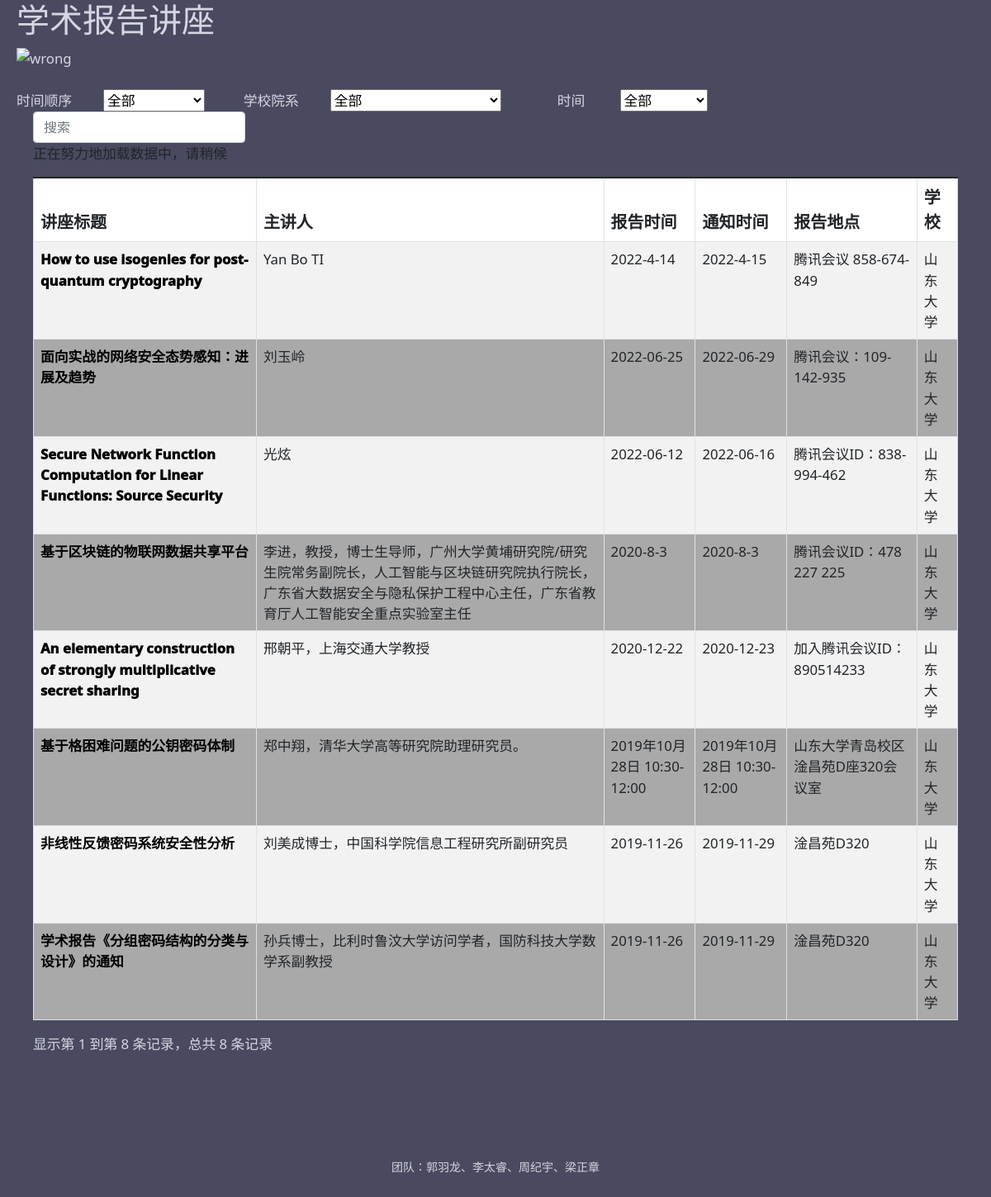
The app's page /sd with its own data.
### tables this page shows
CREATE TABLE inf(university text,link text PRIMARY KEY,title text,time text,speaker text,place text, rel_time text);

### app.py (the view)
@app.route('/sd')
def website1_5():  # put application's code here
    sql = '''select *
         from inf
        where inf.university == "ɽ����ѧ"
        order by time desc
        '''
    datalist = use_db(sql)
    return render_template("school5.html", reports=datalist)

### app.py (called while the page is built)
def use_db(sql_order):
    conn = sqlite3.connect('lecture.db')
    datalist = []
    cur = conn.cursor()
    cur.execute(sql_order)
    results = cur.fetchall()
    for row in results:
        datalist.append(row)
    conn.commit()
    conn.close()
    return datalist

### templates/school5.html (shortened to what this page needs)
<!DOCTYPE html>
<html lang="en">
<head>
    <link rel="stylesheet" href="/static/css/style.css">
    <link rel="stylesheet" href="/static/css">
    <link href="https://cdn.jsdelivr.net/npm/bootstrap@5.1.3/dist/css/bootstrap.min.css" rel="stylesheet"
>
    <link rel="stylesheet" href="https://cdn.jsdelivr.net/npm/bootstrap-icons@1.7.2/font/bootstrap-icons.css">
    <link rel="stylesheet" href="https://unpkg.com/bootstrap-table@1.20.2/dist/bootstrap-table.min.css">
    <link rel="stylesheet" href="/static/src/jquery.page.css">
</head>
<body style="margin-left: 20px; margin-right: 20px; ">
<h1 class="content">学术报告讲座</h1>
<div>
    <img
            src="https://www.cs.tsinghua.edu.cn/images/list-banner.png"
            height="120px"
            width="1350"
    alt="wrong"
    />
</div>
<br/>
<span class="kg">时间顺序</span
>&emsp; &emsp;<label>
    <select onchange="window.open(this.options[this.selectedIndex].value)">
        <option value="/">全部</option>
    </select>
</label>
<span class="kg">学校院系</span
>&emsp; &emsp;<label for=""></label><select onchange="window.open(this.options[this.selectedIndex].value)">
    <option value="/" selected>全部</option>
</select>
&emsp; &emsp; &emsp; 时间&emsp; &emsp;
    <select onchange="window.open(this.options[this.selectedIndex].value)">
        <option value="/">全部</option>
    </select>
<div style="margin-left: 20px; margin-right: 20px; ">
<table
        id='table_page'
        class="table-striped"
>
    {% for report in reports %}
        <tr>
            <th><a href="{{ report[1] }}" target="_blank">
                {{ report[2] }} </a></th>
            <th>{{ report[4] }}</th>
            <th>{{ report[6] }}</th>
            <th>{{ report[3] }}</th>
            <th>{{ report[5] }}</th>
            <th >{{ report[0] }}</th>
        </tr>
    {% endfor %}
</table>
</div>
<br><br><br>
<div style="text-align:center;margin:50px 0; font:normal 14px/24px 'MicroSoft YaHei';">
<p>团队：郭羽龙、李太睿、周纪宇、梁正章</p>
</div>
</body>
</html>

### static/css/style.css (style rules this page uses)
tr:nth-child(odd) { background-color: #ffffff; }
tr:nth-child(even) { background-color: rgb(169, 169, 169); }
a { font-weight: 1000; color: #000000; }
a:link { text-decoration: none; color:black; }

### records on screen
inf: title "How to use isogenies for post-quantum cryptography", speaker "Yan Bo TI", rel_time "2022-4-14", time "2022-4-15", place "腾讯会议 858-674-849", university "山东大学"
inf: title "面向实战的网络安全态势感知：进展及趋势", speaker "刘玉岭", rel_time "2022-06-25", time "2022-06-29", place "腾讯会议：109-142-935", university "山东大学"
inf: title "Secure Network Function Computation for Linear Functions: Source Security", speaker "光炫", rel_time "2022-06-12", time "2022-06-16", place "腾讯会议ID：838-994-462", university "山东大学"
inf: title "基于区块链的物联网数据共享平台", speaker "李进，教授，博士生导师，广州大学黄埔研究院/研究生院常务副院长，人工智能与区块链研究院执行院长，广东省大数据安全与隐私保护工程中心主任，广东省教育厅人工智能安全重点实验室主任", rel_time "2020-8-3", time "2020-8-3", place "腾讯会议ID：478 227 225", university "山东大学"
inf: title "An elementary construction of strongly multiplicative secret sharing", speaker "邢朝平，上海交通大学教授", rel_time "2020-12-22", time "2020-12-23", place "加入腾讯会议ID：890514233", university "山东大学"
inf: title "基于格困难问题的公钥密码体制", speaker "郑中翔，清华大学高等研究院助理研究员。", rel_time "2019年10月28日 10:30-12:00", time "2019年10月28日 10:30-12:00", place "山东大学青岛校区淦昌苑D座320会议室", university "山东大学"
inf: title "非线性反馈密码系统安全性分析", speaker "刘美成博士，中国科学院信息工程研究所副研究员", rel_time "2019-11-26", time "2019-11-29", place "淦昌苑D320", university "山东大学"
inf: title "学术报告《分组密码结构的分类与设计》的通知", speaker "孙兵博士，比利时鲁汶大学访问学者，国防科技大学数学系副教授", rel_time "2019-11-26", time "2019-11-29", place "淦昌苑D320", university "山东大学"
